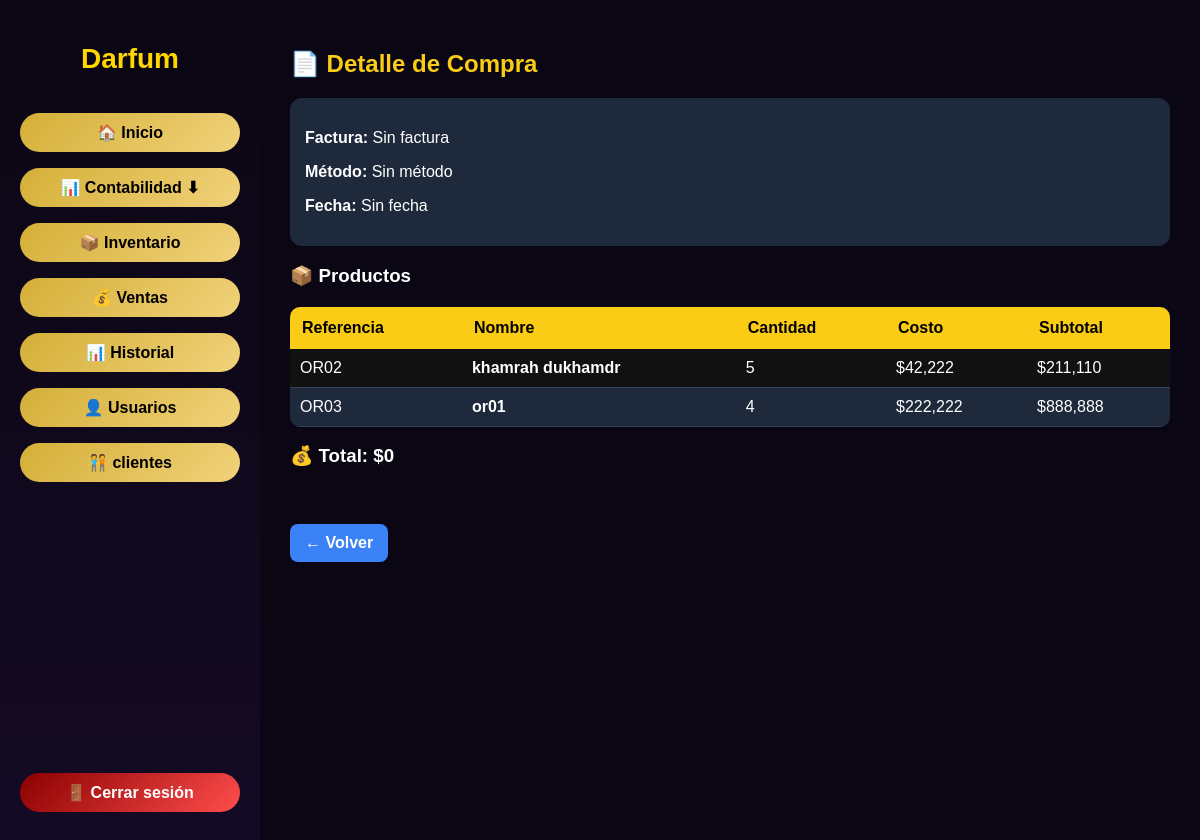
Screenshot of /detalle_compra/3 with the database file from the repository.
### tables this page shows
CREATE TABLE detalle_compras (
    id INTEGER PRIMARY KEY AUTOINCREMENT,
    compra_id INTEGER,
    referencia TEXT,
    nombre TEXT,
    cantidad INTEGER,
    costo REAL
);

### app.py (the view)
@app.route("/detalle_compra/<int:id>")
def detalle_compra(id):
    conn = sqlite3.connect(get_db_path())
    cursor = conn.cursor()
    cursor.execute("SELECT * FROM compras WHERE id=?", (id,))
    compra = cursor.fetchone()
    cursor.execute("SELECT * FROM detalle_compras WHERE compra_id=?", (id,))
    productos = cursor.fetchall()
    conn.close()
    return render_template("detalle_compra.html", compra=compra, productos=productos)

### app.py (called while the page is built)
def get_db_path():
    BASE_DIR = os.path.dirname(os.path.abspath(__file__))
    return os.path.join(BASE_DIR, "darfum.db")

### templates/detalle_compra.html (shortened to what this page needs)
{% extends "base.html" %}
{% block contenido %}
<h2>📄 Detalle de Compra</h2>
<div class="card">
    <p><strong>Factura:</strong> {{ compra[7] or "Sin factura" }}</p>
    <p><strong>Método:</strong> {{ compra[8] or "Sin método" }}</p>
    <p><strong>Fecha:</strong> {{ compra[6] or "Sin fecha" }}</p>
</div>
<h3>📦 Productos</h3>
<table>
    <tr>
        <th>Referencia</th>
        <th>Nombre</th>
        <th>Cantidad</th>
        <th>Costo</th>
        <th>Subtotal</th>
    </tr>
    {% for p in productos %}
    <tr>
        <td>{{ p[2] }}</td>
        <td>{{ p[3] }}</td>
        <td>{{ p[4] }}</td>
        <td>${{ "{:,.0f}".format(p[5]) }}</td>
        <td>${{ "{:,.0f}".format(p[4] * p[5]) }}</td>
    </tr>
    {% endfor %}
</table>
<h3>💰 Total: ${{ "{:,.0f}".format(compra[5] if compra[5] else 0) }}</h3>
<br>
<a href="/compras" class="btn-volver">← Volver</a>
{% endblock %}

### static/styles.css (style rules this page uses)
body { margin: 0; font-family: 'Segoe UI', sans-serif; background: #0b0b0f; color: white; }
.card { background: #12121a; padding: 20px; border-radius: 15px; margin-top: 15px; }
body { margin: 0; font-family: Arial, sans-serif; background: #0b0613; color: white; }
.btn-volver { display: inline-block; margin-bottom: 15px; color: gold; text-decoration: none; }
td { padding: 8px; }
tr:nth-child(even) { background: #111; }
td:nth-child(2) { font-weight: bold; }
.btn-volver { background: #ff4d4d; color: white; padding: 10px 15px; border-radius: 10px; text-decoration: none; font-weight: bold; transition: 0.3s; }
table { width: 100%; border-collapse: collapse; margin-top: 20px; background: #1e293b; border-radius: 10px; overflow: hidden; }
th { background: #facc15; color: #000; padding: 12px; text-align: left; }
td { padding: 10px; border-bottom: 1px solid #334155; }
h2 { color: #facc15; }
.card { background: #1e293b; padding: 15px; border-radius: 12px; margin-bottom: 15px; }
.btn-volver { display: inline-block; margin-top: 20px; padding: 10px 15px; background: #3b82f6; color: white; border-radius: 8px; text-decoration: none; }

### rows the page displays
detalle_compras: referencia "OR02", nombre "khamrah dukhamdr", cantidad "5", costo "42,222", p[4]*p[5] "211,110"
detalle_compras: referencia "OR03", nombre "or01", cantidad "4", costo "222,222", p[4]*p[5] "888,888"

### other values shown
{{ compra[7] or "Sin factura" }} "Sin factura"
{{ compra[8] or "Sin método" }} "Sin método"
{{ compra[6] or "Sin fecha" }} "Sin fecha"
{{ "{:,.0f}".format(compra[5] if compra[5] else 0) }} "0"
